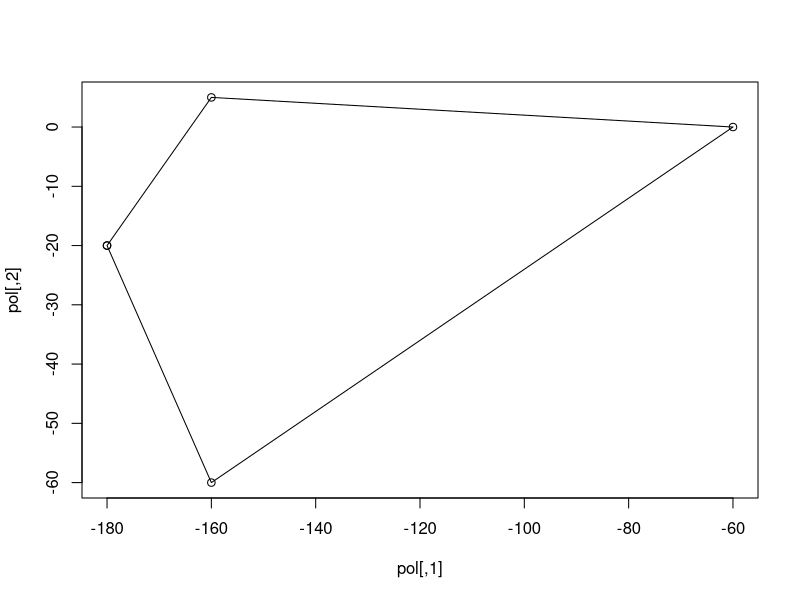
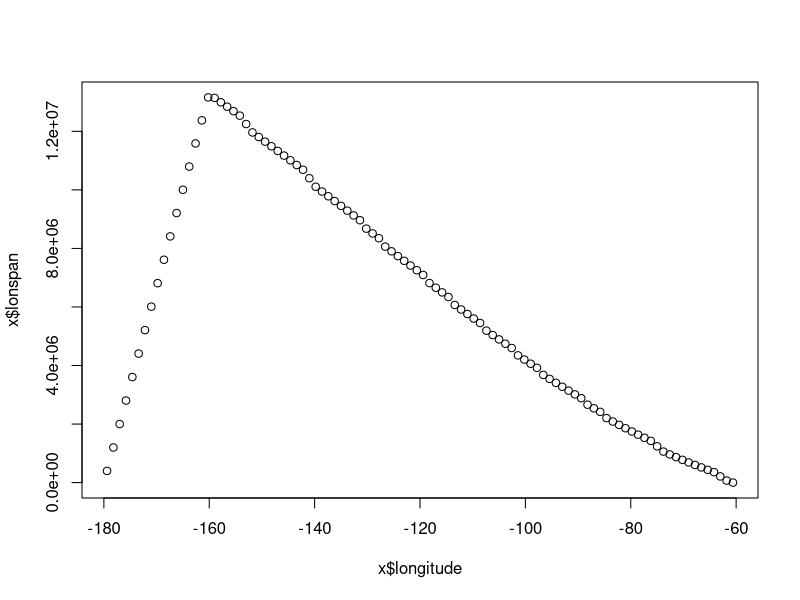

The R source for these figures, in order:
library(geosphere)


### Name: span
### Title: Span of polygons
### Aliases: span span,SpatialPolygons-method span,matrix-method
### Keywords: methods spatial

### ** Examples

pol <- rbind(c(-180,-20), c(-160,5), c(-60, 0), c(-160,-60), c(-180,-20))
plot(pol)
lines(pol)
# lon and lat span in m
span(pol, fun=max) 
x <- span(pol) 
max(x$latspan)
mean(x$latspan)
plot(x$longitude, x$lonspan)
